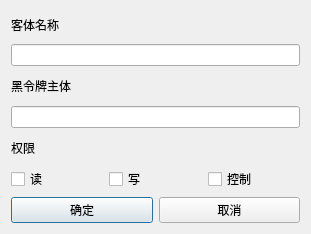
<?xml version="1.0" encoding="UTF-8"?>
<ui version="4.0">
 <class>BlackCardSet</class>
 <widget class="QDialog" name="BlackCardSet">
  <property name="geometry">
   <rect>
    <x>0</x>
    <y>0</y>
    <width>311</width>
    <height>234</height>
   </rect>
  </property>
  <property name="windowTitle">
   <string>Dialog</string>
  </property>
  <layout class="QVBoxLayout" name="verticalLayout_2">
   <item>
    <layout class="QVBoxLayout" name="verticalLayout">
     <item>
      <widget class="QLabel" name="label">
       <property name="text">
        <string>客体名称</string>
       </property>
      </widget>
     </item>
     <item>
      <widget class="QLineEdit" name="ObjName"/>
     </item>
     <item>
      <widget class="QLabel" name="label_2">
       <property name="text">
        <string>黑令牌主体</string>
       </property>
      </widget>
     </item>
     <item>
      <widget class="QLineEdit" name="UserName"/>
     </item>
     <item>
      <widget class="QLabel" name="label_3">
       <property name="text">
        <string>权限</string>
       </property>
      </widget>
     </item>
     <item>
      <layout class="QHBoxLayout" name="horizontalLayout_2">
       <item>
        <widget class="QCheckBox" name="checkBoxr">
         <property name="text">
          <string>读</string>
         </property>
        </widget>
       </item>
       <item>
        <widget class="QCheckBox" name="checkBoxw">
         <property name="text">
          <string>写</string>
         </property>
        </widget>
       </item>
       <item>
        <widget class="QCheckBox" name="checkBoxc">
         <property name="text">
          <string>控制</string>
         </property>
        </widget>
       </item>
      </layout>
     </item>
     <item>
      <layout class="QHBoxLayout" name="horizontalLayout">
       <item>
        <widget class="QPushButton" name="yesButton">
         <property name="text">
          <string>确定</string>
         </property>
        </widget>
       </item>
       <item>
        <widget class="QPushButton" name="closeButton">
         <property name="text">
          <string>取消</string>
         </property>
        </widget>
       </item>
      </layout>
     </item>
    </layout>
   </item>
  </layout>
 </widget>
 <resources/>
 <connections/>
</ui>
